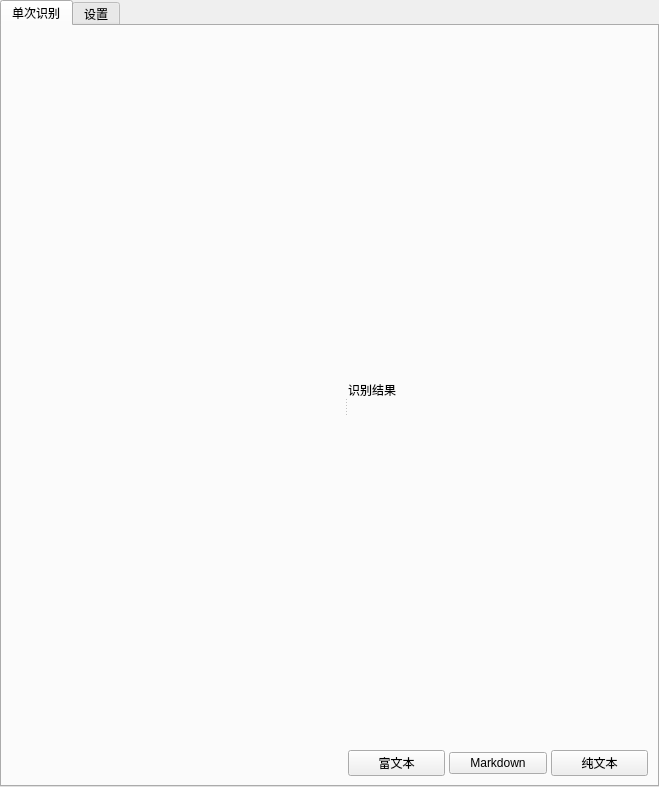
<?xml version="1.0" encoding="UTF-8"?>
<ui version="4.0">
 <class>MainWindowWidget</class>
 <widget class="QWidget" name="MainWindowWidget">
  <layout class="QVBoxLayout" name="verticalLayout">
   <property name="spacing">
    <number>0</number>
   </property>
   <property name="leftMargin">
    <number>0</number>
   </property>
   <property name="topMargin">
    <number>0</number>
   </property>
   <property name="rightMargin">
    <number>0</number>
   </property>
   <property name="bottomMargin">
    <number>0</number>
   </property>
   <item>
    <widget class="QTabWidget" name="tabWidget">
     <property name="currentIndex">
      <number>0</number>
     </property>
     <widget class="QWidget" name="tabOCR">
      <attribute name="title">
       <string>单次识别</string>
      </attribute>
      <layout class="QVBoxLayout" name="verticalLayout_ocr">
       <property name="spacing">
        <number>0</number>
       </property>
       <property name="leftMargin">
        <number>9</number>
       </property>
       <property name="topMargin">
        <number>9</number>
       </property>
       <property name="rightMargin">
        <number>9</number>
       </property>
       <property name="bottomMargin">
        <number>9</number>
       </property>
       <item>
        <widget class="QSplitter" name="ocrSplitter">
         <property name="orientation">
          <enum>Qt::Horizontal</enum>
         </property>
         <widget class="PreviewWidget" name="previewWidget" native="true">
          <property name="minimumSize">
           <size>
            <width>300</width>
            <height>0</height>
           </size>
          </property>
         </widget>
         <widget class="QWidget" name="resultPanel" native="true">
         <property name="minimumSize">
          <size>
           <width>300</width>
           <height>0</height>
          </size>
         </property>
         <layout class="QVBoxLayout" name="verticalLayout_2">
          <property name="spacing">
           <number>6</number>
          </property>
          <property name="leftMargin">
           <number>0</number>
          </property>
          <property name="topMargin">
           <number>0</number>
          </property>
          <property name="rightMargin">
           <number>0</number>
          </property>
          <property name="bottomMargin">
           <number>0</number>
          </property>
          <item>
           <layout class="QHBoxLayout" name="headerLayout">
            <item>
             <widget class="QLabel" name="labelResultTitle">
              <property name="text">
               <string>识别结果</string>
              </property>
             </widget>
            </item>
            <item>
             <spacer name="horizontalSpacer">
              <property name="orientation">
               <enum>Qt::Horizontal</enum>
              </property>
              <property name="sizeHint" stdset="0">
               <size>
                <width>40</width>
                <height>20</height>
               </size>
              </property>
             </spacer>
            </item>
           </layout>
          </item>
          <item>
           <layout class="QHBoxLayout" name="copyButtonsLayout">
            <property name="spacing">
             <number>4</number>
            </property>
            <item>
             <widget class="QPushButton" name="btnCopyRich">
              <property name="toolTip">
               <string>复制为富文本格式，可粘贴到 Word/Excel 保留表格格式</string>
              </property>
              <property name="text">
               <string>富文本</string>
              </property>
             </widget>
            </item>
            <item>
             <widget class="QPushButton" name="btnCopyMarkdown">
              <property name="toolTip">
               <string>复制为 Markdown 格式，保留表格和公式结构</string>
              </property>
              <property name="text">
               <string>Markdown</string>
              </property>
             </widget>
            </item>
            <item>
             <widget class="QPushButton" name="btnCopyPlain">
              <property name="toolTip">
               <string>复制为纯文本格式</string>
              </property>
              <property name="text">
               <string>纯文本</string>
              </property>
             </widget>
            </item>
           </layout>
          </item>
         </layout>
        </widget>
        </widget>
       </item>
      </layout>
     </widget>
     <widget class="QWidget" name="tabSettings">
      <attribute name="title">
       <string>设置</string>
      </attribute>
      <layout class="QHBoxLayout" name="settingsHLayout">
       <property name="spacing">
        <number>0</number>
       </property>
       <property name="leftMargin">
        <number>0</number>
       </property>
       <property name="topMargin">
        <number>0</number>
       </property>
       <property name="rightMargin">
        <number>0</number>
       </property>
       <property name="bottomMargin">
        <number>0</number>
       </property>
       <item>
        <widget class="QListWidget" name="settingsNavList">
         <property name="minimumSize">
          <size>
           <width>150</width>
           <height>0</height>
          </size>
         </property>
         <property name="maximumSize">
          <size>
           <width>180</width>
           <height>16777215</height>
          </size>
         </property>
         <property name="frameShape">
          <enum>QFrame::NoFrame</enum>
         </property>
         <property name="horizontalScrollBarPolicy">
          <enum>Qt::ScrollBarAlwaysOff</enum>
         </property>
         <property name="editTriggers">
          <set>QAbstractItemView::NoEditTriggers</set>
         </property>
         <property name="currentRow">
          <number>0</number>
         </property>
         <item>
          <property name="text">
           <string>模型管理</string>
          </property>
         </item>
         <item>
          <property name="text">
           <string>应用设置</string>
          </property>
         </item>
        </widget>
       </item>
       <item>
        <widget class="QStackedWidget" name="settingsStackedWidget">
         <property name="currentIndex">
          <number>0</number>
         </property>
         <widget class="QWidget" name="pageModelManagement">
          <layout class="QVBoxLayout" name="pageModelLayout">
           <property name="spacing">
            <number>12</number>
           </property>
           <property name="leftMargin">
            <number>16</number>
           </property>
           <property name="topMargin">
            <number>16</number>
           </property>
           <property name="rightMargin">
            <number>16</number>
           </property>
           <property name="bottomMargin">
            <number>16</number>
           </property>
           <item>
            <widget class="QGroupBox" name="groupPreload">
             <property name="title">
              <string>模型预加载</string>
             </property>
             <layout class="QVBoxLayout" name="preloadLayout">
              <property name="spacing">
               <number>8</number>
              </property>
              <item>
               <widget class="QCheckBox" name="chkEnablePreload">
                <property name="toolTip">
                 <string>启动应用时自动预加载选中的管道，首次识别时无需等待</string>
                </property>
                <property name="text">
                 <string>启动时自动预加载模型</string>
                </property>
                <property name="checked">
                 <bool>true</bool>
                </property>
               </widget>
              </item>
              <item>
               <widget class="QWidget" name="preloadOptions" native="true">
                <layout class="QVBoxLayout" name="preloadOptionsLayout">
                 <property name="spacing">
                  <number>6</number>
                 </property>
                 <property name="leftMargin">
                  <number>20</number>
                 </property>
                 <property name="topMargin">
                  <number>0</number>
                 </property>
                 <property name="rightMargin">
                  <number>0</number>
                 </property>
                 <property name="bottomMargin">
                  <number>0</number>
                 </property>
                 <item>
                  <widget class="QLabel" name="labelPreloadPipelines">
                   <property name="text">
                    <string>预加载管道:</string>
                   </property>
                  </widget>
                 </item>
                 <item>
                  <layout class="QHBoxLayout" name="preloadPipelinesLayout">
                   <property name="spacing">
                    <number>4</number>
                   </property>
                   <item>
                    <widget class="QCheckBox" name="chkPreload_OCR">
                     <property name="toolTip">
                      <string>通用 OCR 管道（约 600MB 显存）</string>
                     </property>
                     <property name="text">
                      <string>通用 OCR</string>
                     </property>
                     <property name="checked">
                      <bool>true</bool>
                     </property>
                    </widget>
                   </item>
                   <item>
                    <widget class="QCheckBox" name="chkPreload_PP_STRUCTURE_V3">
                     <property name="toolTip">
                      <string>PP-StructureV3 文档结构分析管道</string>
                     </property>
                     <property name="text">
                      <string>PP-StructureV3</string>
                     </property>
                     <property name="checked">
                      <bool>false</bool>
                     </property>
                    </widget>
                   </item>
                   <item>
                    <widget class="QCheckBox" name="chkPreload_PADDLEOCR_VL">
                     <property name="toolTip">
                      <string>PaddleOCR-VL 文档解析管道</string>
                     </property>
                     <property name="text">
                      <string>文档P</string>
                     </property>
                     <property name="checked">
                      <bool>false</bool>
                     </property>
                    </widget>
                   </item>
                   <item>
                    <widget class="QCheckBox" name="chkPreload_TABLE_RECOGNITION">
                     <property name="toolTip">
                      <string>表格识别管道</string>
                     </property>
                     <property name="text">
                      <string>表格</string>
                     </property>
                     <property name="checked">
                      <bool>false</bool>
                     </property>
                    </widget>
                   </item>
                   <item>
                    <widget class="QCheckBox" name="chkPreload_FORMULA_RECOGNITION">
                     <property name="toolTip">
                      <string>公式识别管道</string>
                     </property>
                     <property name="text">
                      <string>公式</string>
                     </property>
                     <property name="checked">
                      <bool>false</bool>
                     </property>
                    </widget>
                   </item>
                   <item>
                    <spacer name="horizontalSpacerPreload">
                     <property name="orientation">
                      <enum>Qt::Horizontal</enum>
                     </property>
                     <property name="sizeHint" stdset="0">
                      <size>
                       <width>40</width>
                       <height>20</height>
                      </size>
                     </property>
                    </spacer>
                   </item>
                  </layout>
                 </item>
                </layout>
               </widget>
              </item>
              <item>
               <widget class="QPushButton" name="btnPreloadNow">
                <property name="toolTip">
                 <string>立即预加载选中的管道</string>
                </property>
                <property name="text">
                 <string>立即预加载</string>
                </property>
                <property name="maximumSize">
                 <size>
                  <width>150</width>
                  <height>16777215</height>
                 </size>
                </property>
               </widget>
              </item>
              <item>
               <widget class="QLabel" name="labelPreloadStatus">
                <property name="text">
                 <string>尚未预加载</string>
                </property>
                <property name="wordWrap">
                 <bool>true</bool>
                </property>
               </widget>
              </item>
              <item>
               <widget class="QProgressBar" name="progressPreload">
                <property name="value">
                 <number>0</number>
                </property>
                <property name="textVisible">
                 <bool>true</bool>
                </property>
                <property name="visible">
                 <bool>false</bool>
                </property>
               </widget>
              </item>
             </layout>
           </widget>
          </item>
          <item>
           <widget class="QGroupBox" name="groupRuntimeCache">
            <property name="title">
             <string>模型运行缓存</string>
            </property>
            <layout class="QVBoxLayout" name="runtimeCacheLayout">
             <property name="spacing">
              <number>8</number>
             </property>
             <item>
              <layout class="QHBoxLayout" name="runtimeCacheTtlLayout">
               <item>
                <widget class="QCheckBox" name="chkEnablePipelineTtl">
                 <property name="toolTip">
                  <string>启用后，超过闲置时间的重模型会在推理进程中自动释放</string>
                 </property>
                 <property name="text">
                  <string>自动释放闲置模型</string>
                 </property>
                 <property name="checked">
                  <bool>true</bool>
                 </property>
                </widget>
               </item>
               <item>
                <widget class="QSpinBox" name="spinPipelineTtl">
                 <property name="toolTip">
                  <string>重模型未使用超过该时间后自动释放</string>
                 </property>
                 <property name="minimum">
                  <number>1</number>
                 </property>
                 <property name="maximum">
                  <number>1440</number>
                 </property>
                 <property name="value">
                  <number>5</number>
                 </property>
                 <property name="suffix">
                  <string> 分钟</string>
                 </property>
                </widget>
               </item>
               <item>
                <spacer name="horizontalSpacerRuntimeCacheTtl">
                 <property name="orientation">
                  <enum>Qt::Horizontal</enum>
                 </property>
                 <property name="sizeHint" stdset="0">
                  <size>
                   <width>40</width>
                   <height>20</height>
                  </size>
                 </property>
                </spacer>
               </item>
              </layout>
             </item>
             <item>
              <layout class="QHBoxLayout" name="runtimeCacheButtonsLayout">
               <property name="spacing">
                <number>8</number>
               </property>
               <item>
                <widget class="QPushButton" name="btnRefreshPipelineCache">
                 <property name="text">
                  <string>刷新驻留状态</string>
                 </property>
                </widget>
               </item>
               <item>
                <widget class="QPushButton" name="btnReleaseHeavy">
                 <property name="text">
                  <string>释放重模型</string>
                 </property>
                </widget>
               </item>
               <item>
                <widget class="QPushButton" name="btnReleaseAll">
                 <property name="text">
                  <string>释放全部模型</string>
                 </property>
                </widget>
               </item>
               <item>
                <spacer name="horizontalSpacerRuntimeCacheButtons">
                 <property name="orientation">
                  <enum>Qt::Horizontal</enum>
                 </property>
                 <property name="sizeHint" stdset="0">
                  <size>
                   <width>40</width>
                   <height>20</height>
                  </size>
                 </property>
                </spacer>
               </item>
              </layout>
             </item>
             <item>
              <widget class="QLabel" name="labelReleaseStatus">
               <property name="text">
                <string>运行时缓存状态：服务未连接</string>
               </property>
               <property name="wordWrap">
                <bool>true</bool>
               </property>
              </widget>
             </item>
            </layout>
           </widget>
          </item>
          <item>
           <widget class="QGroupBox" name="groupCache">
            <property name="title">
              <string>环境检测缓存</string>
             </property>
             <layout class="QVBoxLayout" name="cacheLayout">
              <property name="spacing">
               <number>8</number>
              </property>
              <item>
               <layout class="QHBoxLayout" name="cacheButtonsLayout">
                <property name="spacing">
                 <number>8</number>
                </property>
                <item>
                 <widget class="QPushButton" name="btnRefreshCache">
                 <property name="toolTip">
                   <string>重新检测 Python、依赖和硬件环境并更新缓存</string>
                  </property>
                 <property name="text">
                   <string>重新检测环境</string>
                  </property>
                 </widget>
                </item>
                <item>
                 <widget class="QPushButton" name="btnClearCache">
                  <property name="toolTip">
                   <string>清除依赖检测缓存（不影响已下载的模型）</string>
                  </property>
                 <property name="text">
                   <string>清除检测缓存</string>
                  </property>
                 </widget>
                </item>
                <item>
                 <spacer name="horizontalSpacerCache">
                  <property name="orientation">
                   <enum>Qt::Horizontal</enum>
                  </property>
                  <property name="sizeHint" stdset="0">
                   <size>
                    <width>40</width>
                    <height>20</height>
                   </size>
                  </property>
                 </spacer>
                </item>
               </layout>
              </item>
              <item>
               <widget class="QLabel" name="labelCacheStatus">
                <property name="text">
                 <string>缓存状态: 未知</string>
                </property>
                <property name="foregroundRole">
                 <enum>QPalette::PlaceholderText</enum>
                </property>
               </widget>
              </item>
             </layout>
            </widget>
           </item>
           <item>
            <spacer name="spacerModelPage">
             <property name="orientation">
              <enum>Qt::Vertical</enum>
             </property>
             <property name="sizeHint" stdset="0">
              <size>
               <width>20</width>
               <height>40</height>
              </size>
             </property>
            </spacer>
           </item>
          </layout>
         </widget>
         <widget class="QWidget" name="pageAppSettings">
          <layout class="QVBoxLayout" name="pageAppLayout">
           <property name="spacing">
            <number>12</number>
           </property>
           <property name="leftMargin">
            <number>16</number>
           </property>
           <property name="topMargin">
            <number>16</number>
           </property>
           <property name="rightMargin">
            <number>16</number>
           </property>
           <property name="bottomMargin">
            <number>16</number>
           </property>
           <item>
            <widget class="QGroupBox" name="groupAppSettings">
             <property name="title">
              <string>应用设置</string>
             </property>
             <layout class="QVBoxLayout" name="appSettingsLayout">
              <property name="spacing">
               <number>8</number>
              </property>
              <item>
               <widget class="QLabel" name="labelToolbarDesc">
                <property name="text">
                 <string>边缘工具栏：悬浮在屏幕边缘的快捷工具条，提供一键截图和呼出主窗口。可拖动到屏幕任意边缘，停靠后自动隐藏，鼠标靠近时弹出。</string>
                </property>
                <property name="wordWrap">
                 <bool>true</bool>
                </property>
               </widget>
              </item>
              <item>
               <widget class="QCheckBox" name="chkShowToolbar">
                <property name="toolTip">
                 <string>显示桌面边缘浮动工具栏，提供快速截图和主窗口入口</string>
                </property>
                <property name="text">
                 <string>显示边缘工具栏</string>
                </property>
               </widget>
              </item>
              <item>
               <widget class="QWidget" name="toolbarSubOptions" native="true">
                <layout class="QVBoxLayout" name="toolbarSubLayout">
                 <property name="spacing">
                  <number>8</number>
                 </property>
                 <property name="leftMargin">
                  <number>20</number>
                 </property>
                 <property name="topMargin">
                  <number>0</number>
                 </property>
                 <property name="rightMargin">
                  <number>0</number>
                 </property>
                 <property name="bottomMargin">
                  <number>0</number>
                 </property>
                 <item>
                  <widget class="QCheckBox" name="chkAutoHideToolbar">
                   <property name="toolTip">
                    <string>工具栏停靠在屏幕边缘时自动隐藏，鼠标靠近边缘时自动弹出</string>
                   </property>
                   <property name="text">
                    <string>自动隐藏</string>
                   </property>
                  </widget>
                 </item>
                 <item>
                  <layout class="QHBoxLayout" name="hideDelayLayout">
                   <property name="spacing">
                    <number>8</number>
                   </property>
                   <item>
                    <widget class="QLabel" name="labelHideDelay">
                     <property name="text">
                      <string>隐藏延迟:</string>
                     </property>
                    </widget>
                   </item>
                   <item>
                    <widget class="QSpinBox" name="spinHideDelay">
                     <property name="suffix">
                      <string> 毫秒</string>
                     </property>
                     <property name="minimum">
                      <number>100</number>
                     </property>
                     <property name="maximum">
                      <number>5000</number>
                     </property>
                     <property name="singleStep">
                      <number>100</number>
                     </property>
                     <property name="value">
                      <number>500</number>
                     </property>
                    </widget>
                   </item>
                   <item>
                    <spacer name="hideDelaySpacer">
                     <property name="orientation">
                      <enum>Qt::Horizontal</enum>
                     </property>
                     <property name="sizeHint" stdset="0">
                      <size>
                       <width>40</width>
                       <height>20</height>
                      </size>
                     </property>
                    </spacer>
                   </item>
                  </layout>
                 </item>
                </layout>
               </widget>
              </item>
              <item>
               <widget class="QCheckBox" name="chkMinimizeToTray">
                <property name="toolTip">
                 <string>关闭主窗口时最小化到系统托盘而不是退出程序</string>
                </property>
                <property name="text">
                 <string>最小化到系统托盘</string>
                </property>
               </widget>
              </item>
              <item>
               <widget class="QCheckBox" name="chkAutoStart">
                <property name="toolTip">
                 <string>系统启动时自动运行 VibeOCR</string>
                </property>
                <property name="text">
                 <string>开机自启动</string>
                </property>
               </widget>
              </item>
             </layout>
            </widget>
           </item>
           <item>
            <widget class="QGroupBox" name="groupEnvMaintenance">
             <property name="title">
              <string>推理后端与依赖</string>
             </property>
             <layout class="QVBoxLayout" name="envMaintenanceLayout">
              <property name="spacing">
               <number>8</number>
              </property>
              <item>
               <widget class="QWidget" name="backendOptionsContainer" native="true">
                <layout class="QVBoxLayout" name="backendOptionsContainerLayout">
                 <property name="spacing">
                  <number>6</number>
                 </property>
                 <property name="leftMargin">
                  <number>0</number>
                 </property>
                 <property name="topMargin">
                  <number>0</number>
                 </property>
                 <property name="rightMargin">
                  <number>0</number>
                 </property>
                 <property name="bottomMargin">
                  <number>0</number>
                 </property>
                </layout>
               </widget>
              </item>
              <item>
               <widget class="QLabel" name="labelEnvStatus">
                <property name="text">
                 <string>Python 运行时：检测中...</string>
                </property>
                <property name="wordWrap">
                 <bool>true</bool>
                </property>
               </widget>
              </item>
              <item>
               <widget class="QTreeWidget" name="treeDepsStatus">
                <property name="toolTip">
                 <string>各 OCR 依赖的安装状态（仅便携模式可见）。点击顶层包左侧箭头展开其间接依赖；按住 Ctrl/Shift 多选后点"重装选中项"批量重装。</string>
                </property>
                <property name="editTriggers">
                 <set>QAbstractItemView::NoEditTriggers</set>
                </property>
                <property name="selectionMode">
                 <enum>QAbstractItemView::ExtendedSelection</enum>
                </property>
                <property name="selectionBehavior">
                 <enum>QAbstractItemView::SelectRows</enum>
                </property>
                <property name="rootIsDecorated">
                 <bool>true</bool>
                </property>
                <property name="expandsOnDoubleClick">
                 <bool>true</bool>
                </property>
                <attribute name="headerDefaultSectionSize">
                 <number>120</number>
                </attribute>
                <attribute name="headerStretchLastSection">
                 <bool>true</bool>
                </attribute>
                <column>
                 <property name="text">
                  <string>依赖</string>
                 </property>
                </column>
                <column>
                 <property name="text">
                  <string>状态</string>
                 </property>
                </column>
                <column>
                 <property name="text">
                  <string>版本</string>
                 </property>
                </column>
               </widget>
              </item>
              <item>
               <widget class="QPushButton" name="btnReinstallSelected">
                <property name="enabled">
                 <bool>false</bool>
                </property>
                <property name="toolTip">
                 <string>重装上方依赖树中选中的顶层包（按 Ctrl/Shift 多选）。间接依赖通过重装其承载顶层包修复，无需逐个选 leaf。</string>
                </property>
                <property name="text">
                 <string>重装选中项</string>
                </property>
               </widget>
              </item>
              <item>
               <widget class="QPushButton" name="btnReinstallPython">
                <property name="toolTip">
                 <string>删除 python/ 目录后重新下载安装 Python 运行时及 OCR 依赖。仅删除 python/，不影响配置、模型缓存和日志。</string>
                </property>
                <property name="text">
                 <string>重装 Python 运行时</string>
                </property>
               </widget>
              </item>
              <item>
               <widget class="QPushButton" name="btnReinstallDeps">
                <property name="toolTip">
                 <string>使用 pip 重新安装 paddle/torch/mineru 等 OCR 依赖，不删除任何目录。</string>
                </property>
                <property name="text">
                 <string>重装 OCR 依赖</string>
                </property>
               </widget>
              </item>
              <item>
               <widget class="QPushButton" name="btnInstallMissing">
                <property name="toolTip">
                 <string>只安装缺失的 OCR 依赖（已安装的自动跳过，不重复下载）。适合上次安装中途失败后补装。</string>
                </property>
                <property name="text">
                 <string>补充安装缺失依赖</string>
                </property>
               </widget>
              </item>
              <item>
               <widget class="QPushButton" name="btnUpdateDeps">
                <property name="toolTip">
                 <string>检测各 OCR 依赖是否有新版本可用（依据当前主程序要求的版本规格），有则升级。覆盖安装后若依赖版本变化也可用此入口手动更新。</string>
                </property>
                <property name="text">
                 <string>更新依赖</string>
                </property>
               </widget>
              </item>
             </layout>
            </widget>
           </item>
           <item>
            <spacer name="spacerAppPage">
             <property name="orientation">
              <enum>Qt::Vertical</enum>
             </property>
             <property name="sizeHint" stdset="0">
              <size>
               <width>20</width>
               <height>40</height>
              </size>
             </property>
            </spacer>
           </item>
          </layout>
         </widget>
        </widget>
       </item>
      </layout>
     </widget>
    </widget>
   </item>
  </layout>
 </widget>
 <customwidgets>
  <customwidget>
   <class>PreviewWidget</class>
   <extends>QWidget</extends>
   <header>vibeocr.widgets.preview_widget</header>
   <container>1</container>
  </customwidget>
 </customwidgets>
 <resources/>
 <connections/>
</ui>
